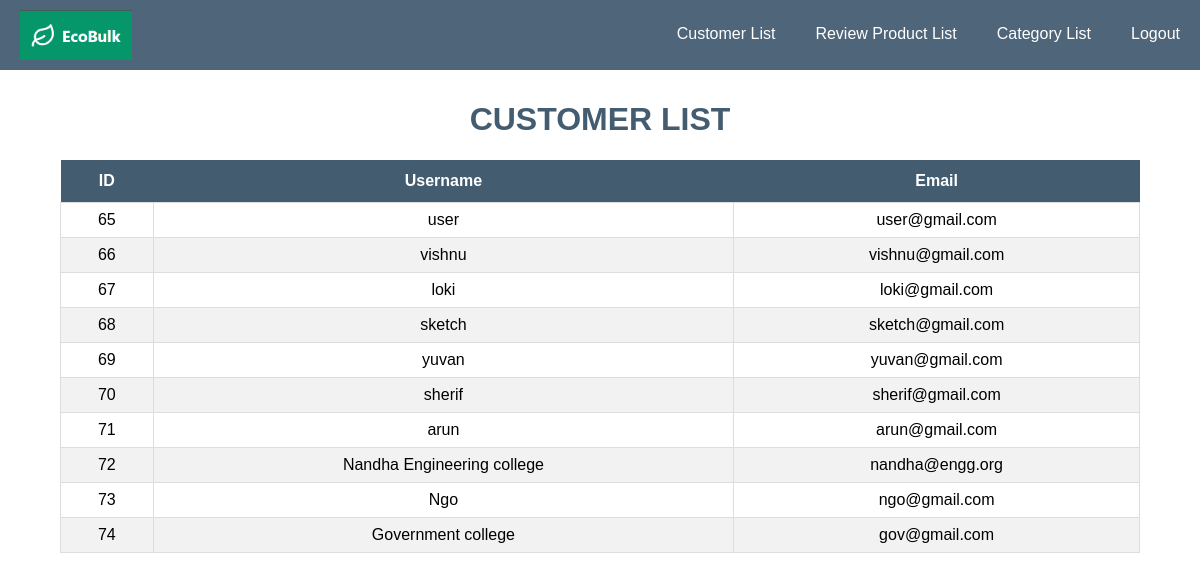
The app's page /admin/aUserList.php with its own data.
### tables this page shows
CREATE TABLE `users` (
  `id` int(11) NOT NULL,
  `username` varchar(255) NOT NULL,
  `email` varchar(255) NOT NULL,
  `password` varchar(255) NOT NULL,
  `Type` varchar(255) DEFAULT 'Customer',
  `address` varchar(255) DEFAULT NULL,
  `zip` varchar(255) DEFAULT NULL,
  `state` varchar(255) DEFAULT NULL,
  `area` varchar(255) DEFAULT NULL,
  `phone_number` varchar(255) DEFAULT NULL
);

### admin/aUserList.php (the view, shortened to what this page needs)
<?php
include '../config.php';
?>
<!DOCTYPE html>
<html lang="en">
<head>
    <link rel="stylesheet" href="../css/menu.css">
	<link rel="stylesheet" href="https://cdnjs.cloudflare.com/ajax/libs/font-awesome/4.7.0/css/font-awesome.min.css">
</head>
<body>
<header class="header">
            <a href="#" class="logo"><img src="../images/logo/logo.png" height="50px" alt=""></a>
	    <ul class="menu">
            <li><a href="aUserList.php">Customer List</a></li>
            <li><a href="aHome.php">Review Product List</a></li>
            <li><a href="aCategory.php">Category List</a></li>
    		<li><a href="../logout.php">Logout</a></li>
        </ul>
        </header>
<div class="center">
    <h1 style="color:#435c70">CUSTOMER LIST</h1>
    <table id = "users">
	  <thead>
        <tr>
            <th>ID</th>
            <th>Username</th>
            <th>Email</th>
        </tr>
	</thead>
	<tbody>
        <?php
            $query = "SELECT * FROM users WHERE type='Customer' ORDER BY id ASC";
            $result = mysqli_query($conn, $query);
            while($row = mysqli_fetch_array($result)){
        ?>
        <tr>
            <td><?php echo $row['id'];?></td>
            <td><?php echo $row['username'];?></td>
            <td><?php echo $row['email'];?></td>
        </tr>
    <?php
            }
            ?>
			</table>
          </div>
</body>
</html>

### css/menu.css (style rules this page uses)
body { margin: 0; padding: 0; font-family: Helvetica, sans-serif; }
a { color: white; }
.header { background-color: #4e657a; position: relative; width: 100%; z-index: 3; padding-bottom: 70px; }
.header ul { margin: 0; padding: 0; display: inline-block; list-style: none; overflow: hidden; background-color: #4e657a; }
.header li a { display: block; padding: 20px 20px; border-right: white; text-decoration: none; }
.header .logo { display: block; float: left; font-size: 3em; padding: 10px 20px; text-decoration: none; }
.header .menu { clear: both; max-height: 0; padding-top:5px; transition: max-height .2s ease-out; }
@media (min-width: 60em) { .header li { float: left; } }
@media (min-width: 60em) { .header li a { padding: 20px 20px; } }
@media (min-width: 60em) { .header .menu { clear: none; float: right; max-height: none; } }

### admin/aUserList.php (style rules this page uses)
.center { margin: auto; width: 90%; padding: 10px; text-align: center; }
#users { font-family: Arial, Helvetica, sans-serif; border-collapse: collapse; width: 100%; }
#users td, #customers th { border: 1px solid #ddd; padding: 8px; }
#users tr:nth-child(even) { background-color: #f2f2f2; }
#users th { padding-top: 12px; padding-bottom: 12px; text-align: left; background-color: #435c70; color: white; text-align: center; }

### records on screen
users: id "65", username "user", email "user@gmail.com"
users: id "66", username "vishnu", email "vishnu@gmail.com"
users: id "67", username "loki", email "loki@gmail.com"
users: id "68", username "sketch", email "sketch@gmail.com"
users: id "69", username "yuvan", email "yuvan@gmail.com"
users: id "70", username "sherif", email "sherif@gmail.com"
users: id "71", username "arun", email "arun@gmail.com"
users: id "72", username "Nandha Engineering college", email "nandha@engg.org"
users: id "73", username "Ngo", email "ngo@gmail.com"
users: id "74", username "Government college", email "gov@gmail.com"
